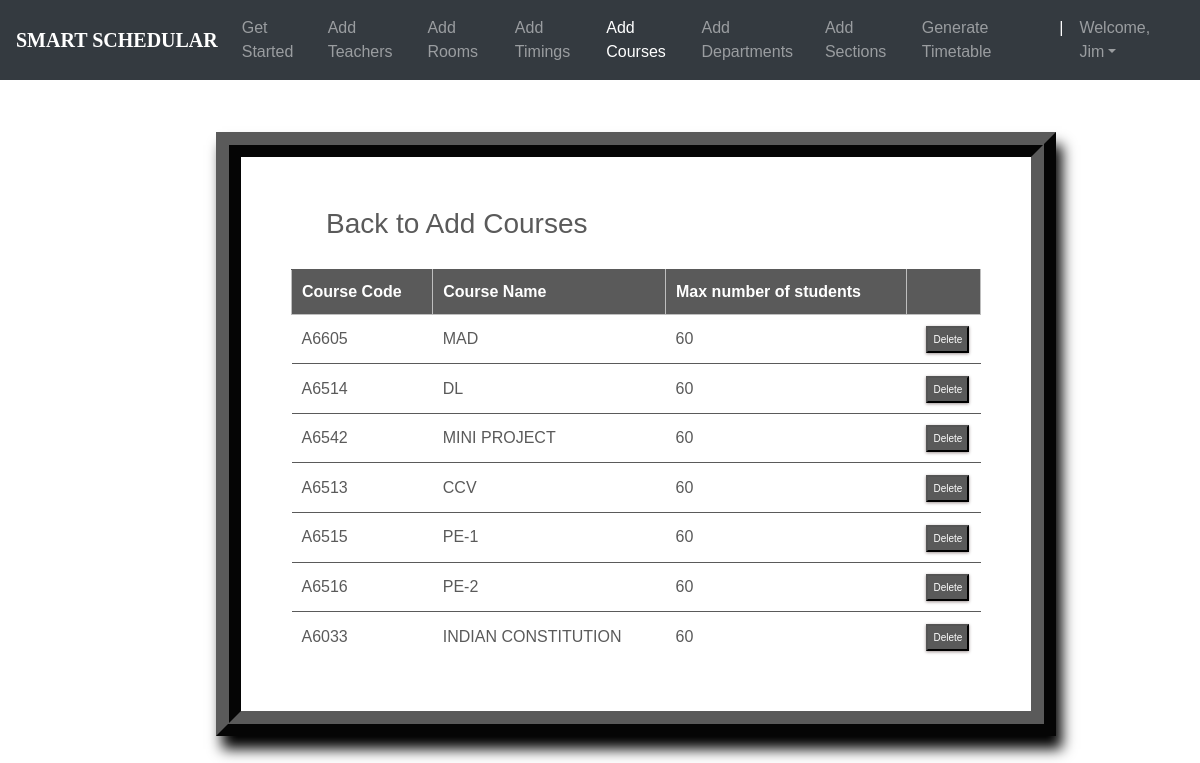
The app's page /courses_list/ (signed in) with its own data.
### ttgen/models.py (models this page shows, shortened)
class Course(models.Model):
    course_number = models.CharField(max_length=5, primary_key=True)
    course_name = models.CharField(max_length=40)
    max_numb_students = models.CharField(max_length=65)
    instructors = models.ManyToManyField(Instructor)

### ttgen/views.py (the view)
# urls.py: path('courses_list/', views.course_list_view, name='editcourse'),
@login_required
def course_list_view(request):
    context = {
        'courses': Course.objects.all()
    }
    return render(request, 'courseslist.html', context)

### templates/courseslist.html (shortened to what this page needs)
<!DOCTYPE html>
<html lang="en">
<head>
	<link rel="stylesheet" href="https://maxcdn.bootstrapcdn.com/bootstrap/4.0.0/css/bootstrap.min.css">
    <link rel="stylesheet" type="text/css" href="static/css/index.css">
</head>
<body>
        <header>
			<nav class="navbar navbar-expand-md navbar-dark fixed-top bg-dark">
                <a class="navbar-brand" href="#"><b>SMART SCHEDULAR</b></a>
                <div class="collapse navbar-collapse" id="navbarCollapse">
                    <ul class="navbar-nav ml-auto">
                    <li class="nav-item">
                        <a class="nav-link" href="{% url 'admindash' %}">Get Started</a>
                    </li>
                    <li class="nav-item">
                        <a class="nav-link" href="{% url 'addInstructors' %}">Add Teachers</a>
                    </li>
                    <li class="nav-item">
                        <a class="nav-link" href="{% url 'addRooms' %}">Add Rooms</a>
                    </li>
                    <li class="nav-item">
		                <a class="nav-link" href="{% url 'addTimings' %}">Add Timings</a>
		            </li>
                    <li class="nav-item active">
                        <a class="nav-link" href="{% url 'addCourses' %}">Add Courses</a>
                    </li>
                    <li class="nav-item">
			            <a class="nav-link" href="{% url 'addDepts' %}">Add Departments</a>
		            </li>
                    <li class="nav-item">
			            <a class="nav-link" href="{% url 'addSections' %}">Add Sections</a>
		            </li>
                    <li class="nav-item">
			            <a class="nav-link" href="{% url 'generate' %}">Generate Timetable</a>
		            </li>
                    <li class="nav-item active">
			            <a class="nav-link">|</a>
		            </li>
                    <li class="nav-item dropdown">
		                <a class="nav-link dropdown-toggle" href="#" id="dropdown03" data-toggle="dropdown" aria-haspopup="true" aria-expanded="false">Welcome, {{ user.first_name }}</a>
		            </li>
                    </ul>
                </div>
            </nav>
        </header>
        <br><br>
    {% block content %}
{% load static %}
<fieldset class="fieldset">
    <a href="{% url 'addCourses'%}"><h1 class="tablink" onclick="openPage('new')" id="defaultOpen">Back to Add Courses</h1></a>
    <div class="tabcontent" id="edit">
        <table class="table1">
            <thead>
            <tr class="table-headers">
            <th>Course Code</th>
            <th>Course Name</th>
            <th>Max number of students</th>
            <th  class="empty"></th>
            </tr>
            </thead>
            <tbody>
            {% for crs in courses %}
            <tr>
             <td>{{crs.course_number}}</td>
             <td>{{crs.course_name}}</td>
             <td>{{crs.max_numb_students}}</td>
             <td class="empty">
                <form action="{% url 'deletecourse' crs.course_number %}" method="post">
                        <input type="submit" value="Delete" class="cross">
                </form>
             </td>
             </tr>
            {% endfor %}
            </tbody>
        </table>
    </div>
</fieldset>
{% endblock %}

### static/css/index.css (style rules this page uses)
body { padding-top: 3rem; padding-bottom: 3rem; color: #5a5a5a; font-family: 'Poppins', sans-serif; overflow-x: hidden; }
nav { font-family: sans-serif; }
.navbar-brand { font-size: 20px; font-family: Georgia, 'Times New Roman', Times, serif; }

### templates/courseslist.html (style rules this page uses)
nav { font-family: sans-serif; }
.navbar-brand { font-size: 20px; font-family: Georgia, 'Times New Roman', Times, serif; }
* { margin: 0; padding: 0; box-sizing: border-box; }
html { scroll-behavior: smooth; }
a { text-decoration:none; }
form { margin-top: 3%; margin-left: 18%; margin-right: 12%; }
fieldset h1 { color: #5a5a5a; padding-bottom: 20px; margin-left: 35px; display: inline-block; cursor: pointer; font-size: 28px; }
fieldset input { padding:8px; color: #938c8c }
.table2 td, th { border: 1px solid rgb(190,190,190); padding: 10px 20px; }
.table1 { width: 100%; border-collapse: collapse; text-align: left; overflow: hidden; }
.table1 td, th { border-top: 1px solid #5a5a5a; padding: 10px; }
.table1 th { background-color: #5a5a5a; color: #fff; }
.cross { font-size:10px; box-shadow: 0px 1px 3px 0px #9e9292; padding: 4px 5px; color: #fff; background-color: #5a5a5a; cursor: pointer; }
.fieldset { margin-top: 3%; margin-left: 18%; margin-right: 12%; padding: 50px; border-width: 25px; border-style: ridge; border-color: #5a5a5a; box-shadow: 6px 13px 13px 0px black; background-color: #fff; }

### records on screen
Course: course_number "A6605", course_name "MAD", max_numb_students "60"
Course: course_number "A6514", course_name "DL", max_numb_students "60"
Course: course_number "A6542", course_name "MINI PROJECT", max_numb_students "60"
Course: course_number "A6513", course_name "CCV", max_numb_students "60"
Course: course_number "A6515", course_name "PE-1", max_numb_students "60"
Course: course_number "A6516", course_name "PE-2", max_numb_students "60"
Course: course_number "A6033", course_name "INDIAN CONSTITUTION", max_numb_students "60"

### other values on screen
{{ user.first_name }} "Jim"
